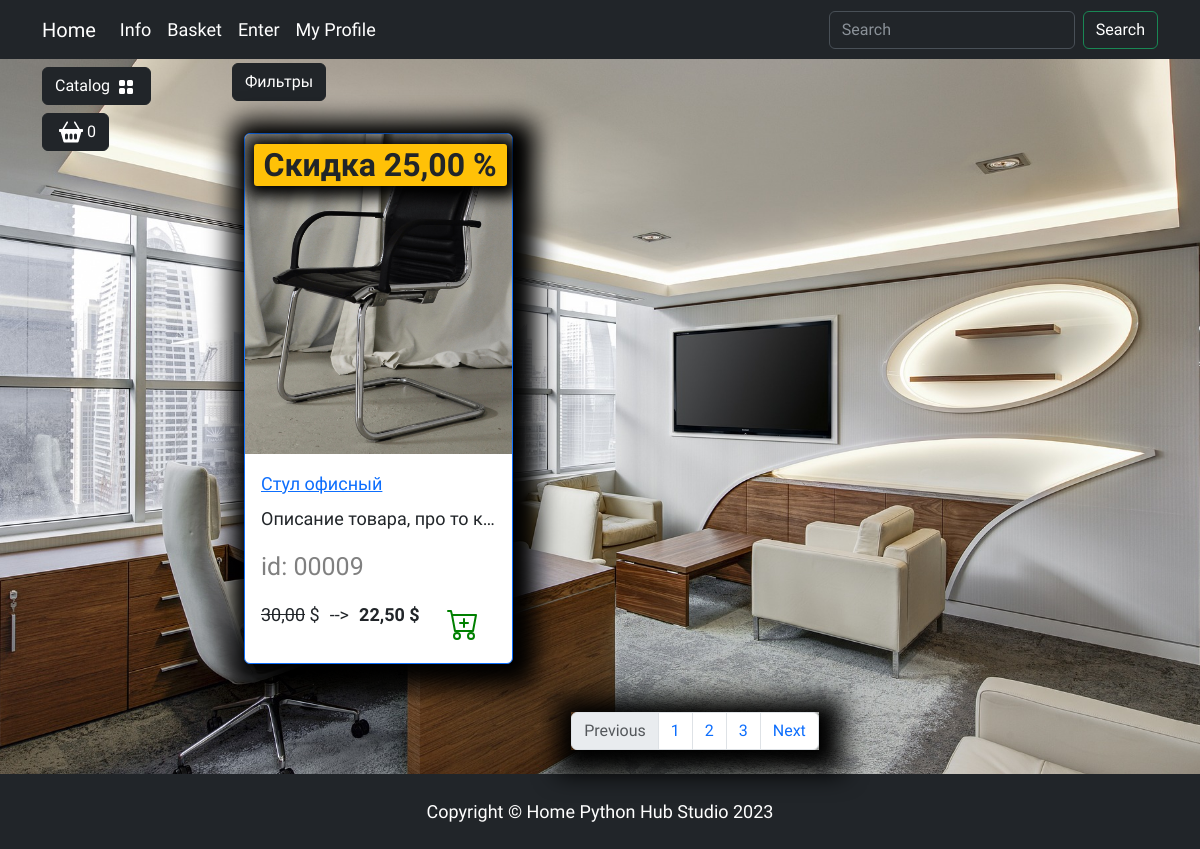
The app's page /catalog/ofis/ with its own data.
### products/models.py (models this page shows, shortened)
class Products(models.Model):
    name = models.CharField(max_length=150, unique=True, verbose_name='Название')
    slug = models.SlugField(max_length=200, unique=True, blank=True, null=True, verbose_name='URL')
    description = models.TextField(max_length=300, blank=True, null=True, verbose_name='Описание')
    img = models.ImageField(upload_to='products_images', blank=True, null=True, verbose_name='Изображение')
    price = models.DecimalField(default=0.00, max_digits=7, decimal_places=2, verbose_name='Цена')
    discount = models.DecimalField(default=0.00, max_digits=7, decimal_places=2, verbose_name='Скидка в %')
    quantity = models.PositiveIntegerField(default=0, verbose_name='Количество')
    category = models.ForeignKey(to=Category, on_delete=models.CASCADE, verbose_name='Категория')
    class Meta:
        db_table = 'product'  # значение(имя) таблицы
        verbose_name = 'Продукт'  # название(полей ренейм их)
        verbose_name_plural = 'Продукты'  # (ренейм для множественного числа)
    def display_id(self):
        return f"{self.id:05}"
    def sell_price(self):
        if self.discount:
            return round(self.price - (self.price * self.discount) / 100, 2)
        return self.price

### products/views.py (the view)
# urls.py: path('<slug:category_slug>/', views.catalog, name="index"),
def catalog(request, category_slug):
    if category_slug == 'all':
        products = Products.objects.all()
    else:
        products = get_list_or_404(Products.objects.filter(category__slug=category_slug))  # Если нету в категории
    context = {
        'title': 'Home - Catalog',
        'products': products
    }
    return render(request, 'products/catalog.html', context)

### products/templatetags/products_tags.py (called while the page is built)
@register.simple_tag()
def tag_categories():
    return Category.objects.all()

### products/templates/products/catalog.html (shortened to what this page needs)
{% extends "main/base.html" %}
{% load static %}
{% block content %}
    <div class="row">
        <div class="dropdown mb-2">
                                <button class="btn btn-secondary dropdown-toggle btn-dark" type="button" data-bs-toggle="dropdown"
                                    aria-expanded="false">
                                    Фильтры
                                </button>
                            </div>
        {% for product in products %}
            <div class="col-lg-4 col-md-6 p-4">
                <div class="card border-primary rounded custom-shadow">
                    {% if product.img %}
                        <img src="{{ product.img.url }}" class="card-img-top" alt="{{ product.name }}">
                    {% else %}
                        <img src="{% static 'deps/images/Not found image.png' %}" class="card-img-top" alt="...">
                    {% endif %}
                    <div class="card-body">
                        <a href="{% url 'catalog:product' product.slug %}">
                            <p class="card-title">{{ product.name }}</p>
                        </a>
                        <p class="card-text text-truncate">{{ product.description }}</p>
                        <p class="product_id">id: {{ product.display_id }}</p>
                        <div class="d-flex justify-content-between">
                            {% if product.discount %}
                                <p><s>{{product.price}}</s> $</p>-->
                                <p><strong>{{product.sell_price}} $</strong></p>
                                <span class="badge bg-warning text-dark">Скидка {{product.discount}} %</span>
                            {% else %}
                                <p><strong>{{ product.price }}$</strong></p>
                            {% endif %}
                            <a href="#" class="btn add-to-cart">
                                <img class="mx-1" src="{% static 'deps/icons/cart-plus.svg' %}" alt="Catalog Icon"
                                     width="32" height="32">
                            </a>
                        </div>
                    </div>
                </div>
            </div>
        {% endfor %}
    </div>
    <nav aria-label="Page navigation example">
                            <ul class="pagination justify-content-center my-4">
                                <div class="custom-shadow d-flex">
                                    <li class="page-item disabled">
                                      <a class="page-link">Previous</a>
                                    </li>
                                    <li class="page-item"><a class="page-link" href="#">1</a></li>
                                    <li class="page-item"><a class="page-link" href="#">2</a></li>
                                    <li class="page-item"><a class="page-link" href="#">3</a></li>
                                    <li class="page-item">
                                      <a class="page-link" href="#">Next</a>
                                    </li>
                                </div>
                            </ul>
                        </nav>
{% endblock %}
{% block footer %}
    <footer class="py-4 bg-dark">
        <div class="container">
            <p class="m-0 text-center text-white">Copyright &copy; Home Python Hub Studio 2023</p>
        </div>
    </footer>
{% endblock %}

### static/deps/css/my_css.css (style rules this page uses)
body { background-image: url("../images/bg-image.jpg"); background-repeat: no-repeat; background-attachment: fixed; background-position: center center; background-size: cover; height: 100%; font-family: 'Protest Riot', sans-serif; font-size: 18px; }
.dropdown-toggle::after { content: none; }
.custom-shadow { box-shadow: 5px 5px 25px 19px #000000; }
.product_id { color: gray; font-size: 25px; }
.badge.bg-warning.text-dark { position: absolute; top: 10px; right: 5px; z-index: 1; padding: 5px 10px; border-radius: 3px; font-size: 2rem; box-shadow: 2px 2px 15px 9px #000000; }

### records on screen
Products: img (picture), name "Стул офисный", description "Описание товара, про то к…", display_id "00009", price "30,00", sell_price "22,50", discount "25,00"
